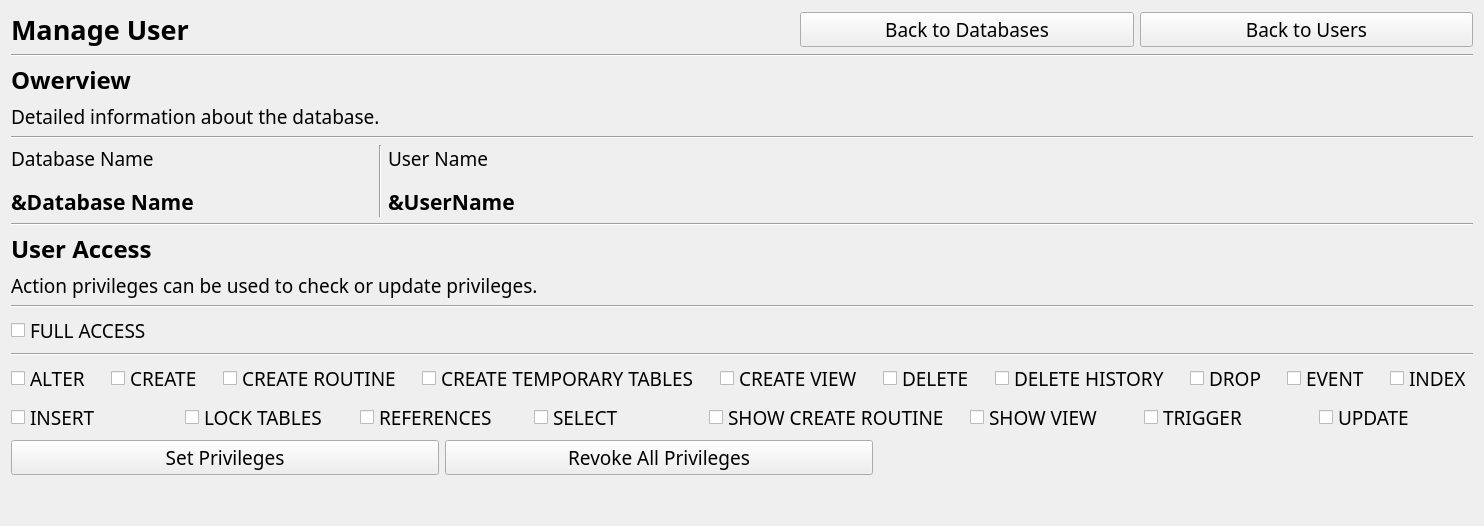
      <widget class="QWidget" name="userDetailPage">
       <layout class="QVBoxLayout" name="verticalLayout_40">
        <item>
         <layout class="QHBoxLayout" name="horizontalLayout_14">
          <item>
           <widget class="QLabel" name="label_22">
            <property name="font">
             <font>
              <family>Vazir Code</family>
              <pointsize>20</pointsize>
              <bold>true</bold>
             </font>
            </property>
            <property name="text">
             <string>Manage User</string>
            </property>
           </widget>
          </item>
          <item>
           <spacer name="horizontalSpacer_6">
            <property name="orientation">
             <enum>Qt::Orientation::Horizontal</enum>
            </property>
            <property name="sizeType">
             <enum>QSizePolicy::Policy::Fixed</enum>
            </property>
            <property name="sizeHint" stdset="0">
             <size>
              <width>450</width>
              <height>20</height>
             </size>
            </property>
           </spacer>
          </item>
          <item>
           <widget class="QPushButton" name="btnBackDb2_2">
            <property name="font">
             <font>
              <family>Vazir Code</family>
              <pointsize>14</pointsize>
             </font>
            </property>
            <property name="text">
             <string>Back to Databases</string>
            </property>
           </widget>
          </item>
          <item>
           <widget class="QPushButton" name="btnUsers">
            <property name="font">
             <font>
              <family>Vazir Code</family>
              <pointsize>14</pointsize>
             </font>
            </property>
            <property name="text">
             <string>Back to Users</string>
            </property>
           </widget>
          </item>
         </layout>
        </item>
        <item>
         <widget class="Line" name="line_13">
          <property name="orientation">
           <enum>Qt::Orientation::Horizontal</enum>
          </property>
         </widget>
        </item>
        <item>
         <layout class="QVBoxLayout" name="verticalLayout_14">
          <item>
           <widget class="QLabel" name="label_38">
            <property name="font">
             <font>
              <family>Vazir Code</family>
              <pointsize>18</pointsize>
              <bold>true</bold>
             </font>
            </property>
            <property name="text">
             <string>Owerview</string>
            </property>
           </widget>
          </item>
          <item>
           <widget class="QLabel" name="label_20">
            <property name="font">
             <font>
              <family>Vazir Code</family>
              <pointsize>14</pointsize>
             </font>
            </property>
            <property name="text">
             <string>Detailed information about the database.</string>
            </property>
           </widget>
          </item>
          <item>
           <widget class="Line" name="line_12">
            <property name="orientation">
             <enum>Qt::Orientation::Horizontal</enum>
            </property>
           </widget>
          </item>
         </layout>
        </item>
        <item>
         <layout class="QHBoxLayout" name="horizontalLayout_17" stretch="1,0,1,2">
          <item>
           <layout class="QVBoxLayout" name="verticalLayout_15">
            <property name="spacing">
             <number>15</number>
            </property>
            <item>
             <widget class="QLabel" name="label_24">
              <property name="font">
               <font>
                <family>Vazir Code</family>
                <pointsize>14</pointsize>
               </font>
              </property>
              <property name="text">
               <string>Database Name</string>
              </property>
             </widget>
            </item>
            <item>
             <widget class="QLabel" name="lblDbName_2">
              <property name="font">
               <font>
                <family>Vazir Code</family>
                <pointsize>16</pointsize>
                <bold>true</bold>
               </font>
              </property>
              <property name="text">
               <string>&amp;Database Name</string>
              </property>
             </widget>
            </item>
           </layout>
          </item>
          <item>
           <widget class="Line" name="line_14">
            <property name="orientation">
             <enum>Qt::Orientation::Vertical</enum>
            </property>
           </widget>
          </item>
          <item>
           <layout class="QVBoxLayout" name="verticalLayout_16">
            <property name="spacing">
             <number>15</number>
            </property>
            <item>
             <widget class="QLabel" name="label_25">
              <property name="font">
               <font>
                <family>Vazir Code</family>
                <pointsize>14</pointsize>
               </font>
              </property>
              <property name="text">
               <string>User Name</string>
              </property>
             </widget>
            </item>
            <item>
             <widget class="QLabel" name="lblUserName">
              <property name="font">
               <font>
                <family>Vazir Code</family>
                <pointsize>16</pointsize>
                <bold>true</bold>
               </font>
              </property>
              <property name="text">
               <string>&amp;UserName</string>
              </property>
             </widget>
            </item>
           </layout>
          </item>
          <item>
           <spacer name="horizontalSpacer_15">
            <property name="orientation">
             <enum>Qt::Orientation::Horizontal</enum>
            </property>
            <property name="sizeHint" stdset="0">
             <size>
              <width>40</width>
              <height>20</height>
             </size>
            </property>
           </spacer>
          </item>
         </layout>
        </item>
        <item>
         <widget class="Line" name="line_18">
          <property name="orientation">
           <enum>Qt::Orientation::Horizontal</enum>
          </property>
         </widget>
        </item>
        <item>
         <layout class="QVBoxLayout" name="verticalLayout_39">
          <item>
           <widget class="QLabel" name="label_35">
            <property name="font">
             <font>
              <family>Vazir Code</family>
              <pointsize>18</pointsize>
              <bold>true</bold>
             </font>
            </property>
            <property name="text">
             <string>User Access</string>
            </property>
           </widget>
          </item>
          <item>
           <widget class="QLabel" name="label_34">
            <property name="font">
             <font>
              <family>Vazir Code</family>
              <pointsize>14</pointsize>
             </font>
            </property>
            <property name="text">
             <string>Action privileges can be used to check or update privileges.</string>
            </property>
            <property name="wordWrap">
             <bool>true</bool>
            </property>
           </widget>
          </item>
          <item>
           <widget class="Line" name="line_36">
            <property name="orientation">
             <enum>Qt::Orientation::Horizontal</enum>
            </property>
           </widget>
          </item>
          <item>
           <widget class="QCheckBox" name="chFullAccess">
            <property name="font">
             <font>
              <family>Vazir Code</family>
              <pointsize>14</pointsize>
             </font>
            </property>
            <property name="text">
             <string>FULL ACCESS</string>
            </property>
           </widget>
          </item>
          <item>
           <widget class="Line" name="line_35">
            <property name="orientation">
             <enum>Qt::Orientation::Horizontal</enum>
            </property>
           </widget>
          </item>
          <item>
           <layout class="QHBoxLayout" name="horizontalLayout_32">
            <property name="spacing">
             <number>20</number>
            </property>
            <item>
             <widget class="QCheckBox" name="chAlter">
              <property name="font">
               <font>
                <family>Vazir Code</family>
                <pointsize>14</pointsize>
               </font>
              </property>
              <property name="text">
               <string>ALTER</string>
              </property>
             </widget>
            </item>
            <item>
             <widget class="QCheckBox" name="chCreate">
              <property name="font">
               <font>
                <family>Vazir Code</family>
                <pointsize>14</pointsize>
               </font>
              </property>
              <property name="text">
               <string>CREATE</string>
              </property>
             </widget>
            </item>
            <item>
             <widget class="QCheckBox" name="chCreateR">
              <property name="font">
               <font>
                <family>Vazir Code</family>
                <pointsize>14</pointsize>
               </font>
              </property>
              <property name="text">
               <string>CREATE ROUTINE</string>
              </property>
             </widget>
            </item>
            <item>
             <widget class="QCheckBox" name="chCreateTT">
              <property name="font">
               <font>
                <family>Vazir Code</family>
                <pointsize>14</pointsize>
               </font>
              </property>
              <property name="text">
               <string>CREATE TEMPORARY TABLES</string>
              </property>
             </widget>
            </item>
            <item>
             <widget class="QCheckBox" name="chCreateView">
              <property name="font">
               <font>
                <family>Vazir Code</family>
                <pointsize>14</pointsize>
               </font>
              </property>
              <property name="text">
               <string>CREATE VIEW</string>
              </property>
             </widget>
            </item>
            <item>
             <widget class="QCheckBox" name="chDelete">
              <property name="font">
               <font>
                <family>Vazir Code</family>
                <pointsize>14</pointsize>
               </font>
              </property>
              <property name="text">
               <string>DELETE</string>
              </property>
             </widget>
            </item>
            <item>
             <widget class="QCheckBox" name="chDeleteH">
              <property name="font">
               <font>
                <family>Vazir Code</family>
                <pointsize>14</pointsize>
               </font>
              </property>
              <property name="text">
               <string>DELETE HISTORY</string>
              </property>
             </widget>
            </item>
            <item>
             <widget class="QCheckBox" name="chDrop">
              <property name="font">
               <font>
                <family>Vazir Code</family>
                <pointsize>14</pointsize>
               </font>
              </property>
              <property name="text">
               <string>DROP</string>
              </property>
             </widget>
            </item>
            <item>
             <widget class="QCheckBox" name="chEvent">
              <property name="font">
               <font>
                <family>Vazir Code</family>
                <pointsize>14</pointsize>
               </font>
              </property>
              <property name="text">
               <string>EVENT</string>
              </property>
             </widget>
            </item>
            <item>
             <widget class="QCheckBox" name="chIndex">
              <property name="font">
               <font>
                <family>Vazir Code</family>
                <pointsize>14</pointsize>
               </font>
              </property>
              <property name="text">
               <string>INDEX</string>
              </property>
             </widget>
            </item>
           </layout>
          </item>
          <item>
           <layout class="QHBoxLayout" name="horizontalLayout_33">
            <property name="spacing">
             <number>20</number>
            </property>
            <item>
             <widget class="QCheckBox" name="chInsert">
              <property name="font">
               <font>
                <family>Vazir Code</family>
                <pointsize>14</pointsize>
               </font>
              </property>
              <property name="text">
               <string>INSERT</string>
              </property>
             </widget>
            </item>
            <item>
             <widget class="QCheckBox" name="chLookTable">
              <property name="font">
               <font>
                <family>Vazir Code</family>
                <pointsize>14</pointsize>
               </font>
              </property>
              <property name="text">
               <string>LOCK TABLES</string>
              </property>
             </widget>
            </item>
            <item>
             <widget class="QCheckBox" name="chReferences">
              <property name="font">
               <font>
                <family>Vazir Code</family>
                <pointsize>14</pointsize>
               </font>
              </property>
              <property name="text">
               <string>REFERENCES</string>
              </property>
             </widget>
            </item>
            <item>
             <widget class="QCheckBox" name="chSelect">
              <property name="font">
               <font>
                <family>Vazir Code</family>
                <pointsize>14</pointsize>
               </font>
              </property>
              <property name="text">
               <string>SELECT</string>
              </property>
             </widget>
            </item>
            <item>
             <widget class="QCheckBox" name="chShowCR">
              <property name="font">
               <font>
                <family>Vazir Code</family>
                <pointsize>14</pointsize>
               </font>
              </property>
              <property name="text">
               <string>SHOW CREATE ROUTINE</string>
              </property>
             </widget>
            </item>
            <item>
             <widget class="QCheckBox" name="chShowView">
              <property name="font">
               <font>
                <family>Vazir Code</family>
                <pointsize>14</pointsize>
               </font>
              </property>
              <property name="text">
               <string>SHOW VIEW</string>
              </property>
             </widget>
            </item>
            <item>
             <widget class="QCheckBox" name="chTriggers">
              <property name="font">
               <font>
                <family>Vazir Code</family>
                <pointsize>14</pointsize>
               </font>
              </property>
              <property name="text">
               <string>TRIGGER</string>
              </property>
             </widget>
            </item>
            <item>
             <widget class="QCheckBox" name="chUpdate">
              <property name="font">
               <font>
                <family>Vazir Code</family>
                <pointsize>14</pointsize>
               </font>
              </property>
              <property name="text">
               <string>UPDATE</string>
              </property>
             </widget>
            </item>
           </layout>
          </item>
         </layout>
        </item>
        <item>
         <layout class="QHBoxLayout" name="horizontalLayout_16">
          <item>
           <widget class="QPushButton" name="btnSetPrivileges">
            <property name="font">
             <font>
              <family>Vazir Code</family>
              <pointsize>14</pointsize>
             </font>
            </property>
            <property name="text">
             <string>Set Privileges</string>
            </property>
           </widget>
          </item>
          <item>
           <widget class="QPushButton" name="btnRevokeAll">
            <property name="font">
             <font>
              <family>Vazir Code</family>
              <pointsize>14</pointsize>
             </font>
            </property>
            <property name="text">
             <string>Revoke All Privileges</string>
            </property>
           </widget>
          </item>
          <item>
           <spacer name="horizontalSpacer_8">
            <property name="orientation">
             <enum>Qt::Orientation::Horizontal</enum>
            </property>
            <property name="sizeType">
             <enum>QSizePolicy::Policy::Fixed</enum>
            </property>
            <property name="sizeHint" stdset="0">
             <size>
              <width>600</width>
              <height>20</height>
             </size>
            </property>
           </spacer>
          </item>
         </layout>
        </item>
        <item>
         <spacer name="verticalSpacer_9">
          <property name="orientation">
           <enum>Qt::Orientation::Vertical</enum>
          </property>
          <property name="sizeHint" stdset="0">
           <size>
            <width>20</width>
            <height>40</height>
           </size>
          </property>
         </spacer>
        </item>
       </layout>
      </widget>
